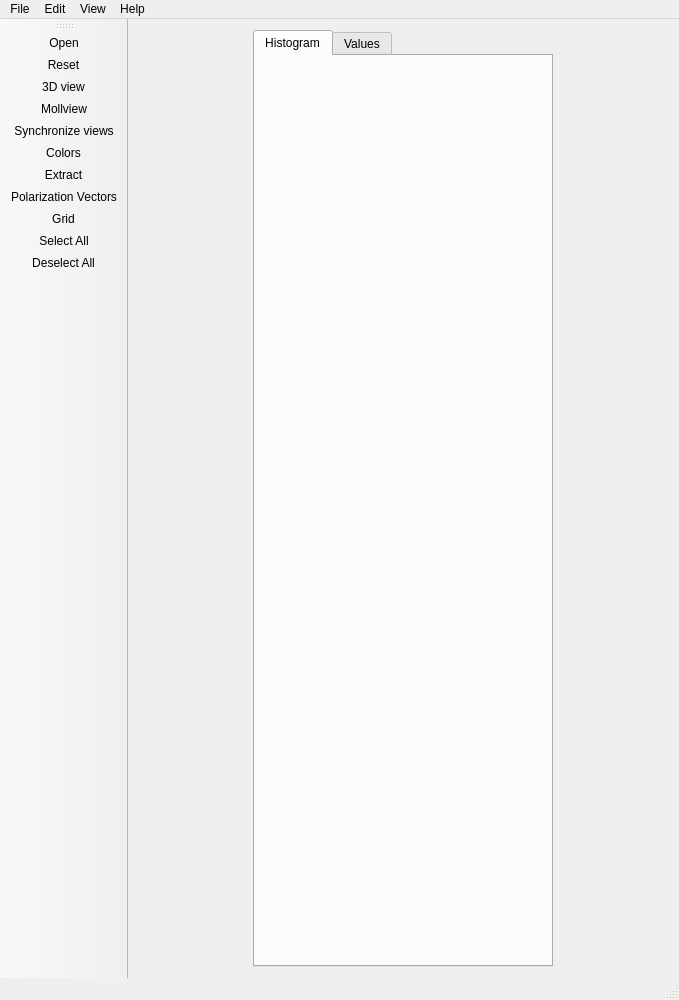
<?xml version="1.0" encoding="UTF-8"?>
<ui version="4.0">
 <class>MainWindow</class>
 <widget class="QMainWindow" name="MainWindow">
  <property name="geometry">
   <rect>
    <x>0</x>
    <y>0</y>
    <width>679</width>
    <height>1000</height>
   </rect>
  </property>
  <property name="minimumSize">
   <size>
    <width>0</width>
    <height>0</height>
   </size>
  </property>
  <property name="windowTitle">
   <string>Healpix Viewer</string>
  </property>
  <property name="windowIcon">
   <iconset resource="icons.qrc">
    <normaloff>:/3dview.gif</normaloff>:/3dview.gif</iconset>
  </property>
  <widget class="QWidget" name="centralWidget">
   <property name="sizePolicy">
    <sizepolicy hsizetype="Expanding" vsizetype="Expanding">
     <horstretch>0</horstretch>
     <verstretch>0</verstretch>
    </sizepolicy>
   </property>
   <property name="styleSheet">
    <string notr="true"/>
   </property>
   <layout class="QHBoxLayout" name="horizontalLayout">
    <item>
     <widget class="QSplitter" name="splitter">
      <property name="sizePolicy">
       <sizepolicy hsizetype="Expanding" vsizetype="Expanding">
        <horstretch>0</horstretch>
        <verstretch>0</verstretch>
       </sizepolicy>
      </property>
      <property name="minimumSize">
       <size>
        <width>0</width>
        <height>0</height>
       </size>
      </property>
      <property name="lineWidth">
       <number>0</number>
      </property>
      <property name="orientation">
       <enum>Qt::Horizontal</enum>
      </property>
      <property name="opaqueResize">
       <bool>true</bool>
      </property>
      <property name="childrenCollapsible">
       <bool>true</bool>
      </property>
      <widget class="QTabWidget" name="tabWidget">
       <property name="sizePolicy">
        <sizepolicy hsizetype="Expanding" vsizetype="Expanding">
         <horstretch>0</horstretch>
         <verstretch>0</verstretch>
        </sizepolicy>
       </property>
       <property name="minimumSize">
        <size>
         <width>200</width>
         <height>0</height>
        </size>
       </property>
       <property name="maximumSize">
        <size>
         <width>300</width>
         <height>16777215</height>
        </size>
       </property>
       <property name="currentIndex">
        <number>0</number>
       </property>
       <widget class="QWidget" name="histogramTab">
        <property name="sizePolicy">
         <sizepolicy hsizetype="Expanding" vsizetype="Expanding">
          <horstretch>0</horstretch>
          <verstretch>0</verstretch>
         </sizepolicy>
        </property>
        <attribute name="title">
         <string>Histogram</string>
        </attribute>
        <layout class="QVBoxLayout" name="verticalLayout_3">
         <item>
          <widget class="HistogramWidget" name="histogramControl" native="true">
           <property name="enabled">
            <bool>true</bool>
           </property>
           <property name="sizePolicy">
            <sizepolicy hsizetype="Expanding" vsizetype="Expanding">
             <horstretch>0</horstretch>
             <verstretch>0</verstretch>
            </sizepolicy>
           </property>
           <property name="styleSheet">
            <string notr="true"/>
           </property>
           <layout class="QVBoxLayout" name="verticalLayout_4"/>
          </widget>
         </item>
         <item>
          <widget class="ViewportManager" name="viewportManager" native="true">
           <property name="sizePolicy">
            <sizepolicy hsizetype="Expanding" vsizetype="Expanding">
             <horstretch>0</horstretch>
             <verstretch>0</verstretch>
            </sizepolicy>
           </property>
          </widget>
         </item>
        </layout>
       </widget>
       <widget class="QWidget" name="valuesTab">
        <property name="sizePolicy">
         <sizepolicy hsizetype="Expanding" vsizetype="Expanding">
          <horstretch>0</horstretch>
          <verstretch>0</verstretch>
         </sizepolicy>
        </property>
        <attribute name="title">
         <string>Values</string>
        </attribute>
       </widget>
      </widget>
     </widget>
    </item>
   </layout>
  </widget>
  <widget class="QMenuBar" name="menuBar">
   <property name="geometry">
    <rect>
     <x>0</x>
     <y>0</y>
     <width>679</width>
     <height>25</height>
    </rect>
   </property>
   <widget class="QMenu" name="menuFile">
    <property name="title">
     <string>File</string>
    </property>
    <addaction name="actionExit"/>
   </widget>
   <widget class="QMenu" name="menuEdit">
    <property name="title">
     <string>Edit</string>
    </property>
   </widget>
   <widget class="QMenu" name="menuView">
    <property name="title">
     <string>View</string>
    </property>
   </widget>
   <widget class="QMenu" name="menuAbout">
    <property name="title">
     <string>Help</string>
    </property>
    <addaction name="actionAbout"/>
   </widget>
   <addaction name="menuFile"/>
   <addaction name="menuEdit"/>
   <addaction name="menuView"/>
   <addaction name="menuAbout"/>
  </widget>
  <widget class="QStatusBar" name="statusBar"/>
  <widget class="QToolBar" name="toolBar">
   <property name="sizePolicy">
    <sizepolicy hsizetype="Fixed" vsizetype="Preferred">
     <horstretch>0</horstretch>
     <verstretch>0</verstretch>
    </sizepolicy>
   </property>
   <property name="minimumSize">
    <size>
     <width>40</width>
     <height>300</height>
    </size>
   </property>
   <property name="windowTitle">
    <string>ToolBar</string>
   </property>
   <property name="autoFillBackground">
    <bool>false</bool>
   </property>
   <attribute name="toolBarArea">
    <enum>LeftToolBarArea</enum>
   </attribute>
   <attribute name="toolBarBreak">
    <bool>false</bool>
   </attribute>
   <addaction name="actionOpen"/>
   <addaction name="actionReset"/>
   <addaction name="action3Dview"/>
   <addaction name="actionMollview"/>
   <addaction name="actionSynchronize"/>
   <addaction name="actionColors"/>
   <addaction name="actionExtract"/>
   <addaction name="actionPolarizationVectors"/>
   <addaction name="actionShowGrid"/>
   <addaction name="actionSelectAll"/>
   <addaction name="actionDeselectAll"/>
  </widget>
  <action name="actionAbout">
   <property name="text">
    <string>About</string>
   </property>
   <property name="toolTip">
    <string>&amp;About</string>
   </property>
  </action>
  <action name="actionExit">
   <property name="text">
    <string>Exit</string>
   </property>
   <property name="toolTip">
    <string>&amp;Exit</string>
   </property>
  </action>
  <action name="actionOpen">
   <property name="text">
    <string>Open</string>
   </property>
   <property name="toolTip">
    <string>&amp;Open Map</string>
   </property>
  </action>
  <action name="actionReset">
   <property name="text">
    <string>Reset</string>
   </property>
   <property name="toolTip">
    <string>&amp;Reset Views</string>
   </property>
  </action>
  <action name="action3Dview">
   <property name="icon">
    <iconset resource="icons.qrc">
     <normaloff>:/3dview.gif</normaloff>:/3dview.gif</iconset>
   </property>
   <property name="text">
    <string>3D view</string>
   </property>
   <property name="toolTip">
    <string>&amp;Switch to 3D</string>
   </property>
  </action>
  <action name="actionMollview">
   <property name="icon">
    <iconset resource="icons.qrc">
     <normaloff>:/mollview.gif</normaloff>:/mollview.gif</iconset>
   </property>
   <property name="text">
    <string>Mollview</string>
   </property>
   <property name="toolTip">
    <string>&amp;Switch to Mollview</string>
   </property>
  </action>
  <action name="actionSynchronize">
   <property name="checkable">
    <bool>true</bool>
   </property>
   <property name="icon">
    <iconset resource="icons.qrc">
     <normaloff>:/sync.gif</normaloff>:/sync.gif</iconset>
   </property>
   <property name="text">
    <string>Synchronize views</string>
   </property>
   <property name="toolTip">
    <string>&amp;Synchronize views</string>
   </property>
  </action>
  <action name="actionColors">
   <property name="checkable">
    <bool>true</bool>
   </property>
   <property name="icon">
    <iconset resource="icons.qrc">
     <normaloff>:/colormap.gif</normaloff>:/colormap.gif</iconset>
   </property>
   <property name="text">
    <string>Colors</string>
   </property>
   <property name="toolTip">
    <string>&amp;Select colors</string>
   </property>
  </action>
  <action name="actionExtract">
   <property name="icon">
    <iconset resource="icons.qrc">
     <normaloff>:/extract.gif</normaloff>:/extract.gif</iconset>
   </property>
   <property name="text">
    <string>Extract</string>
   </property>
   <property name="toolTip">
    <string>&amp;Extract ROI</string>
   </property>
  </action>
  <action name="actionSelectAll">
   <property name="icon">
    <iconset resource="icons.qrc">
     <normaloff>:/select-all.gif</normaloff>:/select-all.gif</iconset>
   </property>
   <property name="text">
    <string>Select All</string>
   </property>
   <property name="toolTip">
    <string>&amp;Select All Viewports</string>
   </property>
  </action>
  <action name="actionDeselectAll">
   <property name="icon">
    <iconset resource="icons.qrc">
     <normaloff>:/deselect-all.gif</normaloff>:/deselect-all.gif</iconset>
   </property>
   <property name="text">
    <string>Deselect All</string>
   </property>
   <property name="toolTip">
    <string>&amp;Deselect All</string>
   </property>
  </action>
  <action name="actionPolarizationVectors">
   <property name="checkable">
    <bool>true</bool>
   </property>
   <property name="icon">
    <iconset resource="icons.qrc">
     <normaloff>:/pol-vectors.gif</normaloff>:/pol-vectors.gif</iconset>
   </property>
   <property name="text">
    <string>Polarization Vectors</string>
   </property>
   <property name="toolTip">
    <string>&amp;Show/Hide Polarization Vectors</string>
   </property>
  </action>
  <action name="actionShowGrid">
   <property name="checkable">
    <bool>true</bool>
   </property>
   <property name="icon">
    <iconset resource="icons.qrc">
     <normaloff>:/grid.gif</normaloff>:/grid.gif</iconset>
   </property>
   <property name="text">
    <string>Grid</string>
   </property>
   <property name="toolTip">
    <string>&amp;Show Grid</string>
   </property>
  </action>
 </widget>
 <layoutdefault spacing="6" margin="11"/>
 <customwidgets>
  <customwidget>
   <class>HistogramWidget</class>
   <extends>QWidget</extends>
   <header>histogramwidget.h</header>
   <container>1</container>
  </customwidget>
  <customwidget>
   <class>ViewportManager</class>
   <extends>QWidget</extends>
   <header>viewportmanager.h</header>
   <container>1</container>
  </customwidget>
 </customwidgets>
 <resources>
  <include location="icons.qrc"/>
 </resources>
 <connections/>
</ui>
